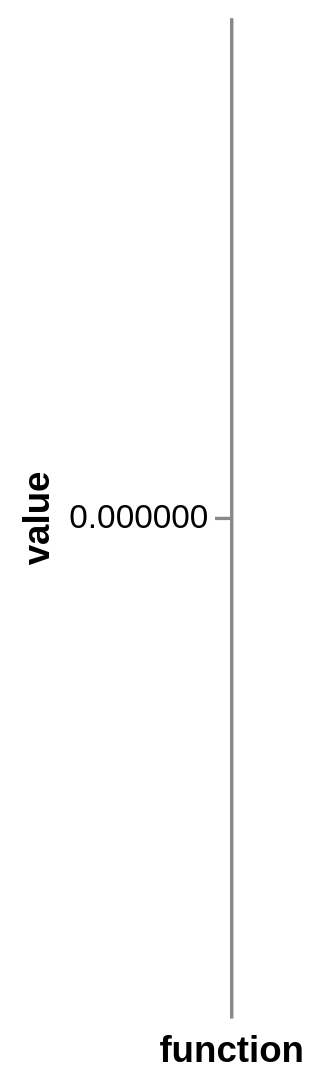

Vega-Lite specification stored for this chart:
### Vega-Lite specification from a JSON file in a GitHub repository (floating-point values rounded to 4 significant figures)
{"$schema": "https://vega.github.io/schema/vega-lite/v5.json", "description": "EDIT DATA IN dn.tsx AND CHANGE HOT VERSION", "data": {"values": []}, "params": [{"name": "hot", "value": 0, "bind": {"input": "select", "options": [0, 1, 2, 3, 4, 5, 999]}}], "transform": [{"filter": "datum.hot==hot"}], "mark": "bar", "encoding": {"x": {"field": "function", "type": "nominal", "axis": {"labelAngle": 0}}, "y": {"field": "value", "type": "quantitative"}}}
